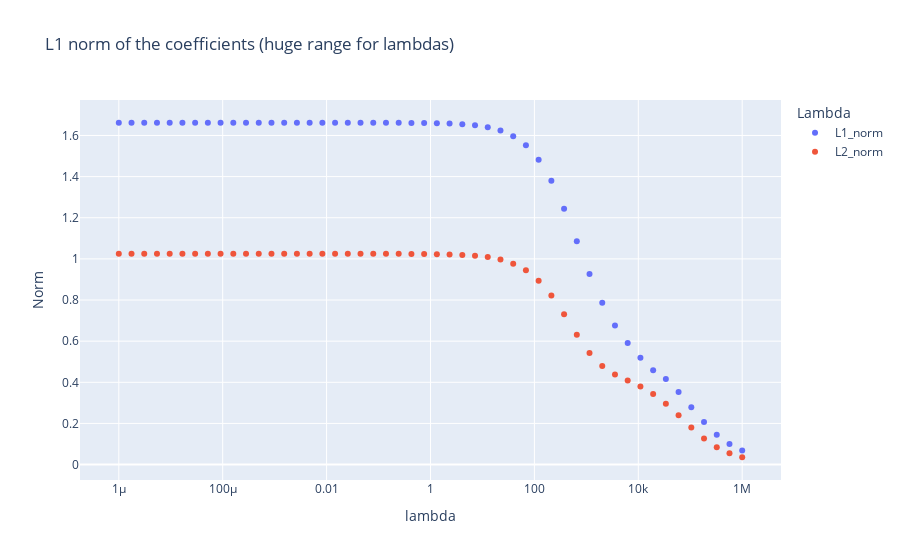

Notebook code for this chart:
### Code cell
fig_rel = px.scatter(df_thetas_per_lambda, x='lambda', y=["L1_norm", 'L2_norm'], 
                 title='L1 norm of the coefficients (huge range for lambdas)', 
                 labels={'value': 'Norm', 'variable': 'Lambda'},
                 log_x=True)
fig_rel.show()
